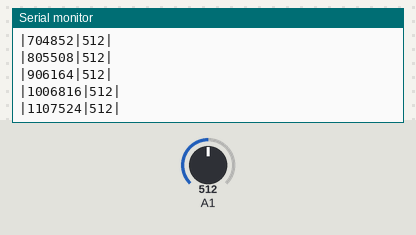
Bench run of a sketch on a simulated Arduino Uno, built with avr-gcc and run on an emulated ATmega328P. On the bench: the last lines printed to the serial monitor. Inputs (shaded band) come from the test bench; at power-on: A1 = 512.

Above: at 1.2 s.
1.3 s: A1 set to 716
At 1.31 s:
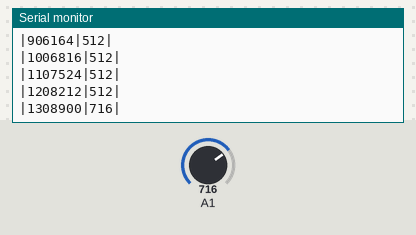
2.8 s: A1 set to 900
At 2.82 s:
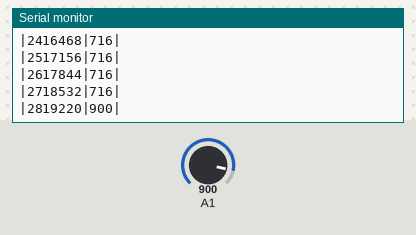
Timing chart, 0 to 5.8 s (numbered marks = the images above; inputs shaded):
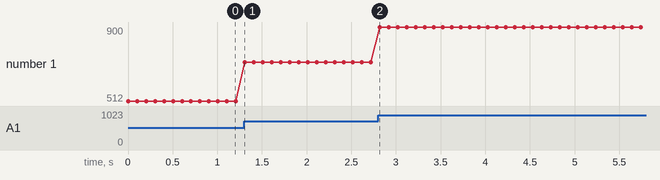

Measured:
- after the input at 1.3 s, the serial monitor: prints a new line at once (image 1)
- plotted number 1: 512 → 716 after the input at 1.3 s

The sketch:

SerialData.ino
```cpp
String sinais; // Variável usada para enviar os sinais
int leitura;  // Armazena a tensão medida

void setup() {
  Serial.begin(9600); // Inicia comunicação serial
  pinMode(A1, INPUT);
}

void loop() {
  leitura = analogRead(A1);
  // Escreve os valores de interesse entre "|"
  sinais = "|" + String(micros()) + "|" + String(leitura) + "|";
  Serial.println(sinais); // Imprime os dados no monitor serial
  delay(100); // Aguarda 100 ms
}
```
